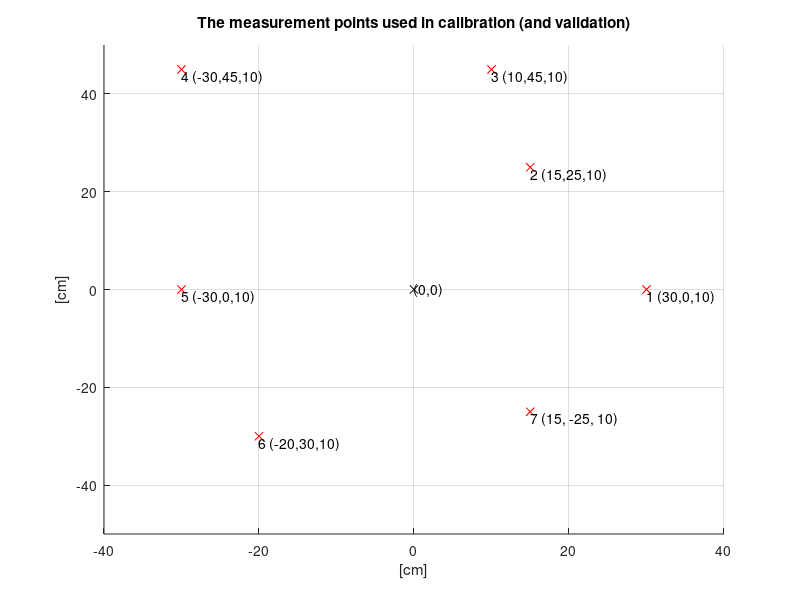

Reproduce this figure in MATLAB.
%   Used to draw calibration measurement points
clc
clear all
close all
p = [30, 0, 10; 
    15, 25, 10;
    10, 45, 10;
    -30, 45, 10;
    -30, 0, 10;
    -20, -30, 10;
    15, -25, 10]';

figure()
hold on
grid on
axis([-40,40, -50, 50])
plot(0,0,'xk')
text(0,0,'(0,0)')
plot(p(1,:), p(2,:), 'rx')
names = {'1 (30,0,10)';'2 (15,25,10)';'3 (10,45,10)';'4 (-30,45,10)';'5 (-30,0,10)';'6 (-20,30,10)';'7 (15, -25, 10)'}; 
%names ={'x1';'x2';'x3'}
title('The measurement points used in calibration (and validation)')
xlabel('[cm]');
ylabel('[cm]');
text(p(1,:),p(2,:),names,'VerticalAlignment', 'top', 'HorizontalAlignment', 'left')

